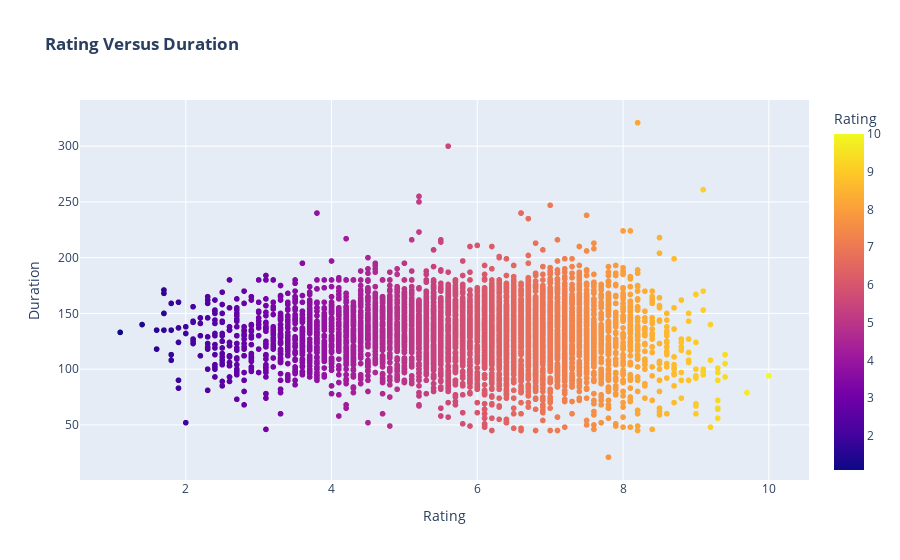

Source (notebook cell):
### Code cell
px.scatter(df,x='Rating',y='Duration',color='Rating',color_continuous_scale=px.colors.sequential.Plasma,title='<b>Rating Versus Duration')

### Figure 1 — Plotly figure (JSON) as saved in the notebook; plotly's stock layout.template omitted (floating-point values rounded to 4 significant figures; data arrays with more than 128 entries replaced by an {"elided": "..."} marker saying what was removed)
{"data": [{"hovertemplate": "Rating=%{marker.color}<br>Duration=%{y}<extra></extra>", "legendgroup": "", "marker": {"color": {"elided": "5851 float values"}, "coloraxis": "coloraxis", "symbol": "circle"}, "mode": "markers", "name": "", "showlegend": false, "type": "scattergl", "x": {"elided": "5851 float values"}, "xaxis": "x", "y": {"elided": "5851 int values"}, "yaxis": "y"}], "layout": {"coloraxis": {"colorbar": {"title": {"text": "Rating"}}, "colorscale": [[0, "#0d0887"], [0.1111, "#46039f"], [0.2222, "#7201a8"], [0.3333, "#9c179e"], [0.4444, "#bd3786"], [0.5556, "#d8576b"], [0.6667, "#ed7953"], [0.7778, "#fb9f3a"], [0.8889, "#fdca26"], [1, "#f0f921"]]}, "legend": {"tracegroupgap": 0}, "title": {"text": "<b>Rating Versus Duration"}, "xaxis": {"anchor": "y", "domain": [0, 1], "title": {"text": "Rating"}}, "yaxis": {"anchor": "x", "domain": [0, 1], "title": {"text": "Duration"}}}}
